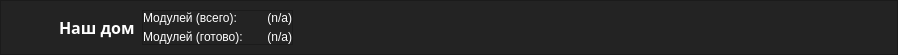
     <widget class="QFrame" name="Top_Bar">
      <property name="maximumSize">
       <size>
        <width>16777215</width>
        <height>50</height>
       </size>
      </property>
      <property name="styleSheet">
       <string notr="true">background-color: rgb(35, 35, 35);</string>
      </property>
      <property name="frameShape">
       <enum>QFrame::NoFrame</enum>
      </property>
      <property name="frameShadow">
       <enum>QFrame::Raised</enum>
      </property>
      <layout class="QHBoxLayout" name="horizontalLayout">
       <property name="spacing">
        <number>0</number>
       </property>
       <property name="leftMargin">
        <number>0</number>
       </property>
       <property name="topMargin">
        <number>0</number>
       </property>
       <property name="rightMargin">
        <number>0</number>
       </property>
       <property name="bottomMargin">
        <number>0</number>
       </property>
       <item>
        <widget class="QFrame" name="frame_top">
         <property name="font">
          <font>
           <family>Segoe UI Semilight</family>
           <pointsize>12</pointsize>
          </font>
         </property>
         <property name="styleSheet">
          <string notr="true">color: white;</string>
         </property>
         <property name="frameShape">
          <enum>QFrame::StyledPanel</enum>
         </property>
         <property name="frameShadow">
          <enum>QFrame::Raised</enum>
         </property>
         <layout class="QHBoxLayout" name="horizontalLayout_4">
          <property name="leftMargin">
           <number>0</number>
          </property>
          <item>
           <widget class="QPushButton" name="btn_Toggle">
            <property name="sizePolicy">
             <sizepolicy hsizetype="Fixed" vsizetype="Fixed">
              <horstretch>0</horstretch>
              <verstretch>0</verstretch>
             </sizepolicy>
            </property>
            <property name="maximumSize">
             <size>
              <width>58</width>
              <height>16777215</height>
             </size>
            </property>
            <property name="styleSheet">
             <string notr="true">QPushButton {
    color: rgb(255, 255, 255);
    background-color: rgb(35, 35, 35);
    border: 0px flat;
	padding: 10px;
}
QPushButton:hover {
    background-color: rgb(47, 105, 23);
}

QPushButton:pressed { background-color: rgb(70, 175, 38); }</string>
            </property>
            <property name="text">
             <string/>
            </property>
            <property name="icon">
             <iconset resource="resources.qrc">
              <normaloff>:/images/menu_ico.png</normaloff>
              <disabledoff>:/images/menu_ico_-i_.png</disabledoff>:/images/menu_ico.png</iconset>
            </property>
            <property name="iconSize">
             <size>
              <width>60</width>
              <height>60</height>
             </size>
            </property>
           </widget>
          </item>
          <item>
           <widget class="QLabel" name="lbl_SkinName">
            <property name="sizePolicy">
             <sizepolicy hsizetype="Maximum" vsizetype="Expanding">
              <horstretch>0</horstretch>
              <verstretch>0</verstretch>
             </sizepolicy>
            </property>
            <property name="maximumSize">
             <size>
              <width>150</width>
              <height>16777215</height>
             </size>
            </property>
            <property name="font">
             <font>
              <family>Segoe UI Semibold</family>
              <pointsize>12</pointsize>
              <weight>75</weight>
              <bold>true</bold>
             </font>
            </property>
            <property name="text">
             <string>Наш дом</string>
            </property>
           </widget>
          </item>
          <item>
           <spacer name="__sp4__">
            <property name="orientation">
             <enum>Qt::Horizontal</enum>
            </property>
            <property name="sizeType">
             <enum>QSizePolicy::Fixed</enum>
            </property>
            <property name="sizeHint" stdset="0">
             <size>
              <width>1</width>
              <height>20</height>
             </size>
            </property>
           </spacer>
          </item>
          <item>
           <widget class="QFrame" name="frame_HardwareState">
            <property name="sizePolicy">
             <sizepolicy hsizetype="Maximum" vsizetype="Expanding">
              <horstretch>0</horstretch>
              <verstretch>0</verstretch>
             </sizepolicy>
            </property>
            <property name="frameShape">
             <enum>QFrame::StyledPanel</enum>
            </property>
            <property name="frameShadow">
             <enum>QFrame::Raised</enum>
            </property>
            <layout class="QFormLayout" name="formLayout">
             <property name="horizontalSpacing">
              <number>24</number>
             </property>
             <property name="verticalSpacing">
              <number>5</number>
             </property>
             <property name="leftMargin">
              <number>0</number>
             </property>
             <property name="topMargin">
              <number>0</number>
             </property>
             <property name="rightMargin">
              <number>0</number>
             </property>
             <property name="bottomMargin">
              <number>0</number>
             </property>
             <item row="0" column="0">
              <widget class="QLabel" name="lbl_ReadOnly1">
               <property name="sizePolicy">
                <sizepolicy hsizetype="Preferred" vsizetype="Expanding">
                 <horstretch>0</horstretch>
                 <verstretch>0</verstretch>
                </sizepolicy>
               </property>
               <property name="maximumSize">
                <size>
                 <width>16777215</width>
                 <height>18</height>
                </size>
               </property>
               <property name="text">
                <string>Модулей (всего):</string>
               </property>
              </widget>
             </item>
             <item row="0" column="1">
              <widget class="QLabel" name="lbl_HardwareAll">
               <property name="text">
                <string>(n/a)</string>
               </property>
               <property name="alignment">
                <set>Qt::AlignRight|Qt::AlignTrailing|Qt::AlignVCenter</set>
               </property>
              </widget>
             </item>
             <item row="1" column="0">
              <widget class="QLabel" name="lbl_ReadOnly2">
               <property name="text">
                <string>Модулей (готово):</string>
               </property>
              </widget>
             </item>
             <item row="1" column="1">
              <widget class="QLabel" name="lbl_HardwareOnLine">
               <property name="text">
                <string>(n/a)</string>
               </property>
               <property name="alignment">
                <set>Qt::AlignRight|Qt::AlignTrailing|Qt::AlignVCenter</set>
               </property>
              </widget>
             </item>
            </layout>
           </widget>
          </item>
          <item>
           <spacer name="__sp2__">
            <property name="orientation">
             <enum>Qt::Horizontal</enum>
            </property>
            <property name="sizeType">
             <enum>QSizePolicy::Maximum</enum>
            </property>
            <property name="sizeHint" stdset="0">
             <size>
              <width>425</width>
              <height>20</height>
             </size>
            </property>
           </spacer>
          </item>
          <item>
           <widget class="QPushButton" name="btn_InterfaceMode">
            <property name="sizePolicy">
             <sizepolicy hsizetype="Maximum" vsizetype="Maximum">
              <horstretch>0</horstretch>
              <verstretch>0</verstretch>
             </sizepolicy>
            </property>
            <property name="maximumSize">
             <size>
              <width>50</width>
              <height>50</height>
             </size>
            </property>
            <property name="styleSheet">
             <string notr="true">QPushButton {
    color: rgb(255, 255, 255);
    background-color: rgb(35, 35, 35);
    border: 0px solid;
}
QPushButton:hover {
    background-color: rgb(47, 105, 23);
}

QPushButton:pressed { background-color: rgb(70, 175, 38); }</string>
            </property>
            <property name="text">
             <string/>
            </property>
            <property name="icon">
             <iconset resource="resources.qrc">
              <normaloff>:/images/interfacemode_ico.png</normaloff>
              <disabledoff>:/images/interfacemode_ico_-i_.png</disabledoff>:/images/interfacemode_ico.png</iconset>
            </property>
            <property name="iconSize">
             <size>
              <width>48</width>
              <height>48</height>
             </size>
            </property>
           </widget>
          </item>
          <item>
           <widget class="QPushButton" name="btn_Apply">
            <property name="sizePolicy">
             <sizepolicy hsizetype="Maximum" vsizetype="Expanding">
              <horstretch>0</horstretch>
              <verstretch>0</verstretch>
             </sizepolicy>
            </property>
            <property name="maximumSize">
             <size>
              <width>50</width>
              <height>50</height>
             </size>
            </property>
            <property name="styleSheet">
             <string notr="true">QPushButton {
    color: rgb(255, 255, 255);
    background-color: rgb(35, 35, 35);
    border: 0px solid;
}
QPushButton:hover {
    background-color: rgb(47, 105, 23);
}

QPushButton:pressed { background-color: rgb(70, 175, 38); }</string>
            </property>
            <property name="text">
             <string/>
            </property>
            <property name="icon">
             <iconset resource="resources.qrc">
              <normaloff>:/images/apply_ico.png</normaloff>
              <disabledoff>:/images/apply_ico_-i_.png</disabledoff>:/images/apply_ico.png</iconset>
            </property>
            <property name="iconSize">
             <size>
              <width>45</width>
              <height>45</height>
             </size>
            </property>
           </widget>
          </item>
          <item>
           <widget class="QPushButton" name="btn_Save">
            <property name="sizePolicy">
             <sizepolicy hsizetype="Maximum" vsizetype="Maximum">
              <horstretch>0</horstretch>
              <verstretch>0</verstretch>
             </sizepolicy>
            </property>
            <property name="maximumSize">
             <size>
              <width>50</width>
              <height>50</height>
             </size>
            </property>
            <property name="styleSheet">
             <string notr="true">QPushButton {
    color: rgb(255, 255, 255);
    background-color: rgb(35, 35, 35);
    border: 0px solid;
}
QPushButton:hover {
    background-color: rgb(47, 105, 23);
}

QPushButton:pressed { background-color: rgb(70, 175, 38); }</string>
            </property>
            <property name="text">
             <string/>
            </property>
            <property name="icon">
             <iconset resource="resources.qrc">
              <normaloff>:/images/save_ico.png</normaloff>
              <disabledoff>:/images/save_ico_-i_.png</disabledoff>:/images/save_ico.png</iconset>
            </property>
            <property name="iconSize">
             <size>
              <width>48</width>
              <height>48</height>
             </size>
            </property>
           </widget>
          </item>
          <item>
           <widget class="QPushButton" name="btn_Load">
            <property name="sizePolicy">
             <sizepolicy hsizetype="Maximum" vsizetype="Maximum">
              <horstretch>0</horstretch>
              <verstretch>0</verstretch>
             </sizepolicy>
            </property>
            <property name="minimumSize">
             <size>
              <width>50</width>
              <height>0</height>
             </size>
            </property>
            <property name="styleSheet">
             <string notr="true">QPushButton {
    color: rgb(255, 255, 255);
    background-color: rgb(35, 35, 35);
    border: 0px solid;
}
QPushButton:hover {
    background-color: rgb(47, 105, 23);
}

QPushButton:pressed { background-color: rgb(70, 175, 38); }</string>
            </property>
            <property name="text">
             <string/>
            </property>
            <property name="icon">
             <iconset resource="resources.qrc">
              <normaloff>:/images/open_ico.png</normaloff>
              <disabledoff>:/images/open_ico_-i_.png</disabledoff>:/images/open_ico.png</iconset>
            </property>
            <property name="iconSize">
             <size>
              <width>48</width>
              <height>48</height>
             </size>
            </property>
           </widget>
          </item>
         </layout>
        </widget>
       </item>
      </layout>
     </widget>
